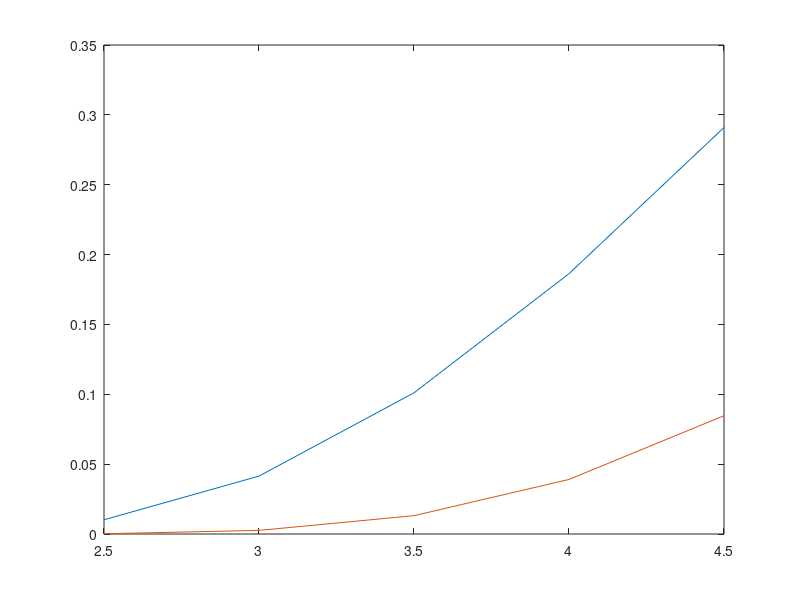

Reproduce this figure in MATLAB.
% BFactorPlot.m
% estimate how many more images we need for higher resolution
% k*exp(-B.^2/kDiv)

kDiv=2; % 2 for power, 4 for amplitude
res=(4.5:-.5:2.5)';
f=1./res;
Bs=50:50:100;
nb=numel(Bs);
a=repmat(f,1,nb);

for i=1:nb
a(:,i)=exp(-Bs(i)*f(:).^2/2).*res(:)./res(1);
end;

plot(res,a);
disp([res a]);